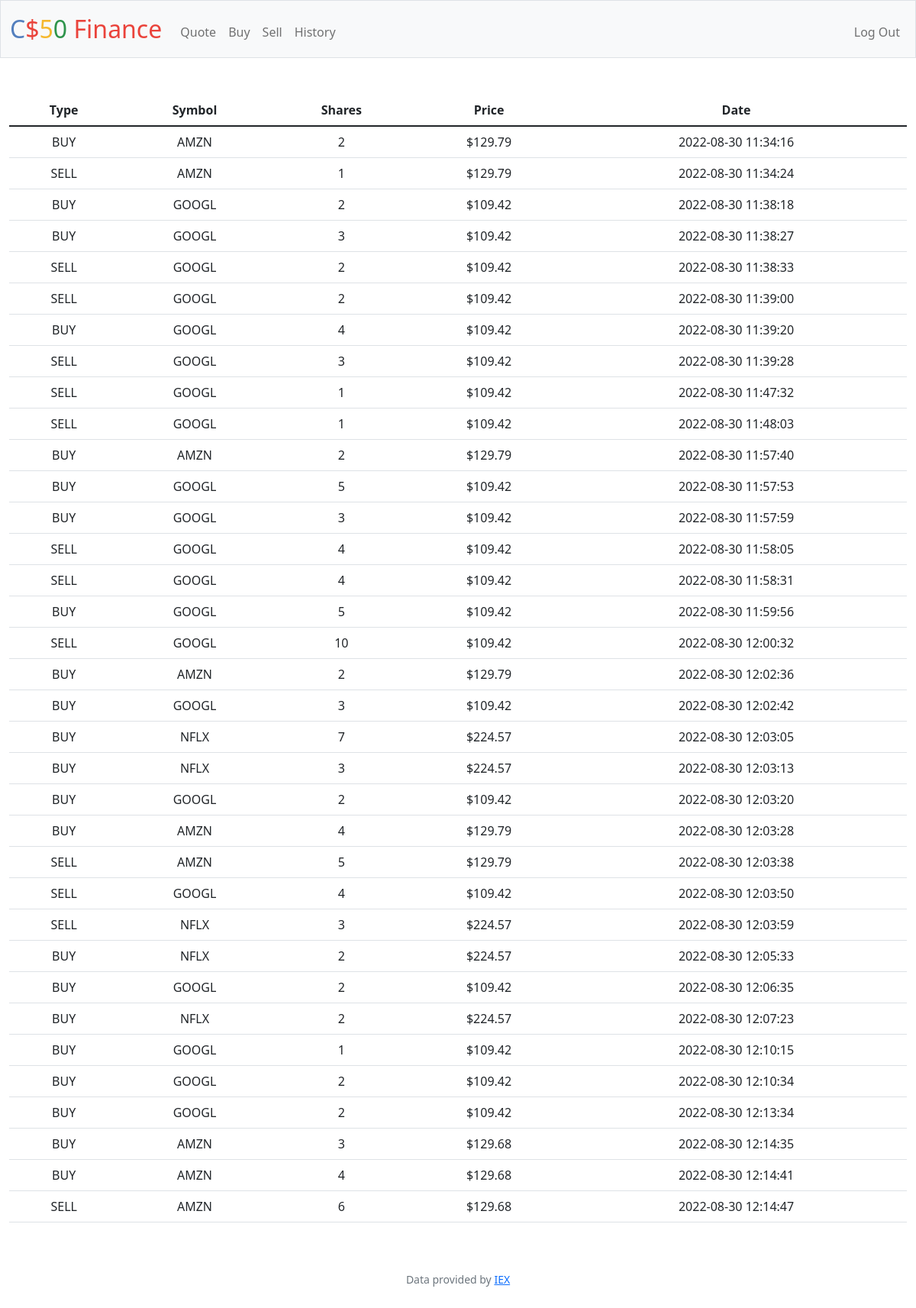
Screenshot of /history (signed in) with the database file from the repository.
### tables this page shows
CREATE TABLE history (tx INTEGER PRIMARY KEY AUTOINCREMENT NOT NULL, user_id INTEGER, symbol TEXT, shares INTEGER, price INTEGER, date DATETIME, type text);

### app.py (the view)
@app.route("/history")
@login_required
def history():
    history = db.execute("SELECT * FROM history;")
    return render_template("history.html", history=history)

### app.py (called while the page is built)
@app.after_request
def after_request(response):
    response.headers["Cache-Control"] = "no-cache, no-store, must-revalidate"
    response.headers["Expires"] = 0
    response.headers["Pragma"] = "no-cache"
    return response

### helpers.py (called while the page is built)
def login_required(f):
    @wraps(f)
    def decorated_function(*args, **kwargs):
        if session.get("user_id") is None:
            return redirect("/login")
        return f(*args, **kwargs)
    return decorated_function

### templates/history.html (shortened to what this page needs)
{% extends "layout.html" %}
{% block main %}
<table class="table">
    <thead>
      <tr>
        <th scope="col">Type</th>
        <th scope="col">Symbol</th>
        <th scope="col">Shares</th>
        <th scope="col">Price</th>
        <th scope="col">Date</th>
      </tr>
    </thead>
    <tbody>
      {% for i in history %}
      <tr>
          <td>{{i.type}}</td>
          <td>{{i.symbol}}</td>
          <td>{{i.shares}}</td>
          <td>${{i.price}}</td>
          <td>{{i.date}}</td>
      </tr>
      {% endfor %}
    </tbody>
</table>
{% endblock %}

### templates/layout.html (shortened to what this page needs)
<!DOCTYPE html>
<html lang="en">
    <head>
        <link href="https://cdn.jsdelivr.net/npm/bootstrap@5.1.3/dist/css/bootstrap.min.css" rel="stylesheet">
        <link href="/static/styles.css" rel="stylesheet">
    </head>
    <body>
        <nav class="bg-light border navbar navbar-expand-md navbar-light">
            <div class="container-fluid">
                <a class="navbar-brand" href="/"><span class="blue">C</span><span class="red">$</span><span class="yellow">5</span><span class="green">0</span> <span class="red">Finance</span></a>
                <div class="collapse navbar-collapse" id="navbar">
                    {% if session["user_id"] %}
                        <ul class="navbar-nav me-auto mt-2">
                            <li class="nav-item"><a class="nav-link" href="/quote">Quote</a></li>
                            <li class="nav-item"><a class="nav-link" href="/buy">Buy</a></li>
                            <li class="nav-item"><a class="nav-link" href="/sell">Sell</a></li>
                            <li class="nav-item"><a class="nav-link" href="/history">History</a></li>
                        </ul>
                        <ul class="navbar-nav ms-auto mt-2">
                            <li class="nav-item"><a class="nav-link" href="/logout">Log Out</a></li>
                        </ul>
                    {% else %}
                        <ul class="navbar-nav ms-auto mt-2">
                            <li class="nav-item"><a class="nav-link" href="/register">Register</a></li>
                            <li class="nav-item"><a class="nav-link" href="/login">Log In</a></li>
                        </ul>
                    {% endif %}
                </div>
            </div>
        </nav>
        <main class="container-fluid py-5 text-center">
            {% block main %}{% endblock %}
        </main>
        <footer class="mb-5 small text-center text-muted">
            Data provided by <a href="https://iexcloud.io/">IEX</a>
        </footer>
    </body>
</html>

### static/styles.css (style rules this page uses)
nav .navbar-brand { font-size: xx-large; }
nav .navbar-brand .blue { color: #537fbe; }
nav .navbar-brand .red { color: #ea433b; }
nav .navbar-brand .yellow { color: #f5b82e; }
nav .navbar-brand .green { color: #2e944b; }

### rows the page displays
history: type "BUY", symbol "AMZN", shares "2", price "129.79", date "2022-08-30 11:34:16"
history: type "SELL", symbol "AMZN", shares "1", price "129.79", date "2022-08-30 11:34:24"
history: type "BUY", symbol "GOOGL", shares "2", price "109.42", date "2022-08-30 11:38:18"
history: type "BUY", symbol "GOOGL", shares "3", price "109.42", date "2022-08-30 11:38:27"
history: type "SELL", symbol "GOOGL", shares "2", price "109.42", date "2022-08-30 11:38:33"
history: type "SELL", symbol "GOOGL", shares "2", price "109.42", date "2022-08-30 11:39:00"
history: type "BUY", symbol "GOOGL", shares "4", price "109.42", date "2022-08-30 11:39:20"
history: type "SELL", symbol "GOOGL", shares "3", price "109.42", date "2022-08-30 11:39:28"
history: type "SELL", symbol "GOOGL", shares "1", price "109.42", date "2022-08-30 11:47:32"
history: type "SELL", symbol "GOOGL", shares "1", price "109.42", date "2022-08-30 11:48:03"
history: type "BUY", symbol "AMZN", shares "2", price "129.79", date "2022-08-30 11:57:40"
history: type "BUY", symbol "GOOGL", shares "5", price "109.42", date "2022-08-30 11:57:53"
history: type "BUY", symbol "GOOGL", shares "3", price "109.42", date "2022-08-30 11:57:59"
history: type "SELL", symbol "GOOGL", shares "4", price "109.42", date "2022-08-30 11:58:05"
history: type "SELL", symbol "GOOGL", shares "4", price "109.42", date "2022-08-30 11:58:31"
history: type "BUY", symbol "GOOGL", shares "5", price "109.42", date "2022-08-30 11:59:56"
history: type "SELL", symbol "GOOGL", shares "10", price "109.42", date "2022-08-30 12:00:32"
history: type "BUY", symbol "AMZN", shares "2", price "129.79", date "2022-08-30 12:02:36"
history: type "BUY", symbol "GOOGL", shares "3", price "109.42", date "2022-08-30 12:02:42"
history: type "BUY", symbol "NFLX", shares "7", price "224.57", date "2022-08-30 12:03:05"
history: type "BUY", symbol "NFLX", shares "3", price "224.57", date "2022-08-30 12:03:13"
history: type "BUY", symbol "GOOGL", shares "2", price "109.42", date "2022-08-30 12:03:20"
history: type "BUY", symbol "AMZN", shares "4", price "129.79", date "2022-08-30 12:03:28"
history: type "SELL", symbol "AMZN", shares "5", price "129.79", date "2022-08-30 12:03:38"
history: type "SELL", symbol "GOOGL", shares "4", price "109.42", date "2022-08-30 12:03:50"
history: type "SELL", symbol "NFLX", shares "3", price "224.57", date "2022-08-30 12:03:59"
history: type "BUY", symbol "NFLX", shares "2", price "224.57", date "2022-08-30 12:05:33"
history: type "BUY", symbol "GOOGL", shares "2", price "109.42", date "2022-08-30 12:06:35"
history: type "BUY", symbol "NFLX", shares "2", price "224.57", date "2022-08-30 12:07:23"
history: type "BUY", symbol "GOOGL", shares "1", price "109.42", date "2022-08-30 12:10:15"
history: type "BUY", symbol "GOOGL", shares "2", price "109.42", date "2022-08-30 12:10:34"
history: type "BUY", symbol "GOOGL", shares "2", price "109.42", date "2022-08-30 12:13:34"
history: type "BUY", symbol "AMZN", shares "3", price "129.68", date "2022-08-30 12:14:35"
history: type "BUY", symbol "AMZN", shares "4", price "129.68", date "2022-08-30 12:14:41"
history: type "SELL", symbol "AMZN", shares "6", price "129.68", date "2022-08-30 12:14:47"
